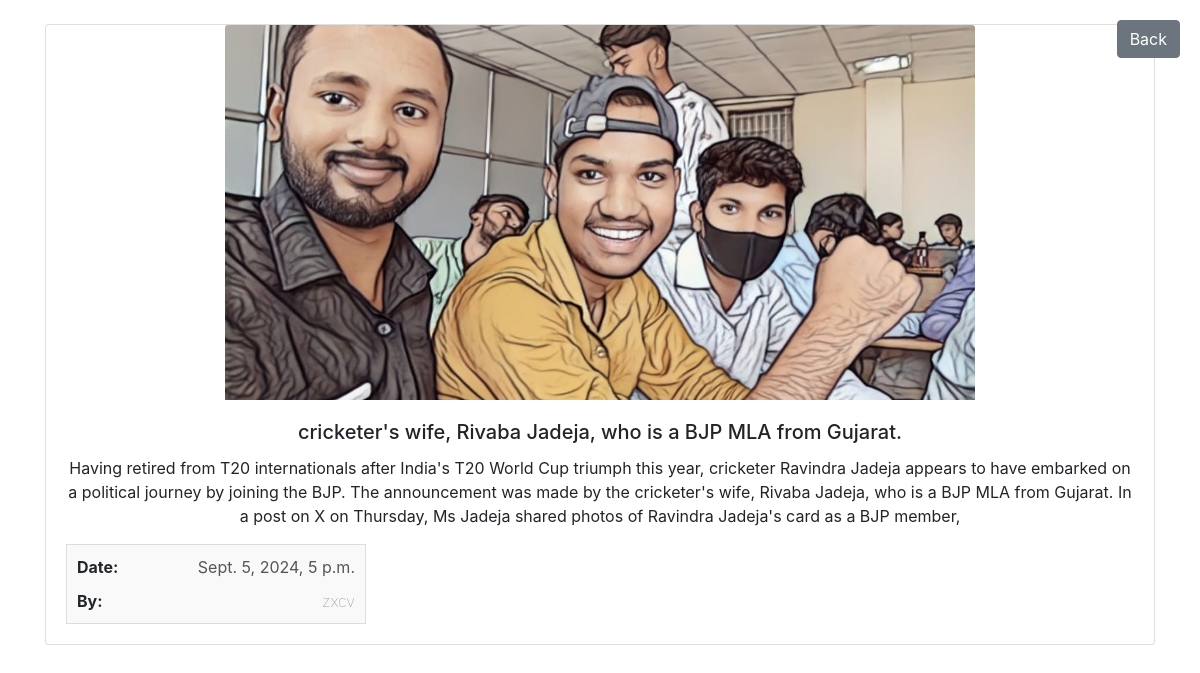
/newsdetail/untitled-3, run on the app's committed database.
### tweet/models.py (models this page shows, shortened)
class Tweet(models.Model):
 title=models.CharField(max_length=100,default='Untitled')
 user=models.ForeignKey(User,on_delete=models.CASCADE)
 text=models.TextField(max_length=400)
 photo=models.ImageField(upload_to='photo/',blank=True,null=True)
 created_at=models.DateTimeField(auto_now_add=True)
 updated_at=models.DateTimeField(auto_now=True)
 slug=AutoSlugField(populate_from='title',unique=True,null=True,default=None)

### tweet/views.py (the view)
# urls.py: path('newsdetail/<slug>',views.newsdetail)
def newsdetail(request,slug):
    newsdetail=Tweet.objects.get(slug=slug)
    data={
        'newsdetail':newsdetail
    }
    return render(request,'newsdetail.html',data)

### tweet/templates/newsdetail.html (shortened to what this page needs)
<!DOCTYPE html>
<html lang="en">
<head>
    <link href="https://stackpath.bootstrapcdn.com/bootstrap/4.5.2/css/bootstrap.min.css" rel="stylesheet">
</head>
<body>
    <div class="container mt-4">
        <a href="{% url 'tweet_list' %}" class="btn btn-secondary back-button">Back</a>
        <div class="card">
            {% if newsdetail.photo %}
                <img src="{{ newsdetail.photo.url }}" class="card-img-top" alt="Tweet photo">
            {% else %}
                <img src="https://via.placeholder.com/750x375" class="card-img-top" alt="Placeholder image">
            {% endif %}
            <div class="card-body">
                <h5 class="card-title">{{ newsdetail.title }}</h5>
                <p class="card-text">{{ newsdetail.text }}</p>
                <div style="border: 1px solid #ddd; padding: 10px; width: 300px; background-color: #f9f9f9;">
                    <div style="display: flex; justify-content: space-between; align-items: center; margin-bottom: 10px;">
                        <span style="font-weight: bold;">Date:</span>
                        <span style="font-weight: normal; color: #555;">{{newsdetail.created_at}}</span>
                    </div>
                    <div style="display: flex; justify-content: space-between; align-items: center;">
                        <span style="font-weight: bold;">By:</span>
                        <span style="font-weight: lighter; color: #777;">{{newsdetail.user}}</span>
                    </div>
                </div>
            </div>
        </div>
    </div>
</body>
</html>

### data on the page
Tweet: photo (picture), title "cricketer's wife, Rivaba Jadeja, who is a BJP MLA from Gujarat.", text "Having retired from T20 internationals after India's T20 World Cup triumph this year, cricketer Ravindra Jadeja appears to have embarked on a political journey by joining the BJP. The announcement was made by the cricketer's wife, Rivaba Jadeja, who is a BJP MLA from Gujarat. In a post on X on Thursday, Ms Jadeja shared photos of Ravindra Jadeja's card as a BJP member,", created_at "Sept. 5, 2024, 5 p.m.", user "zxcv"
